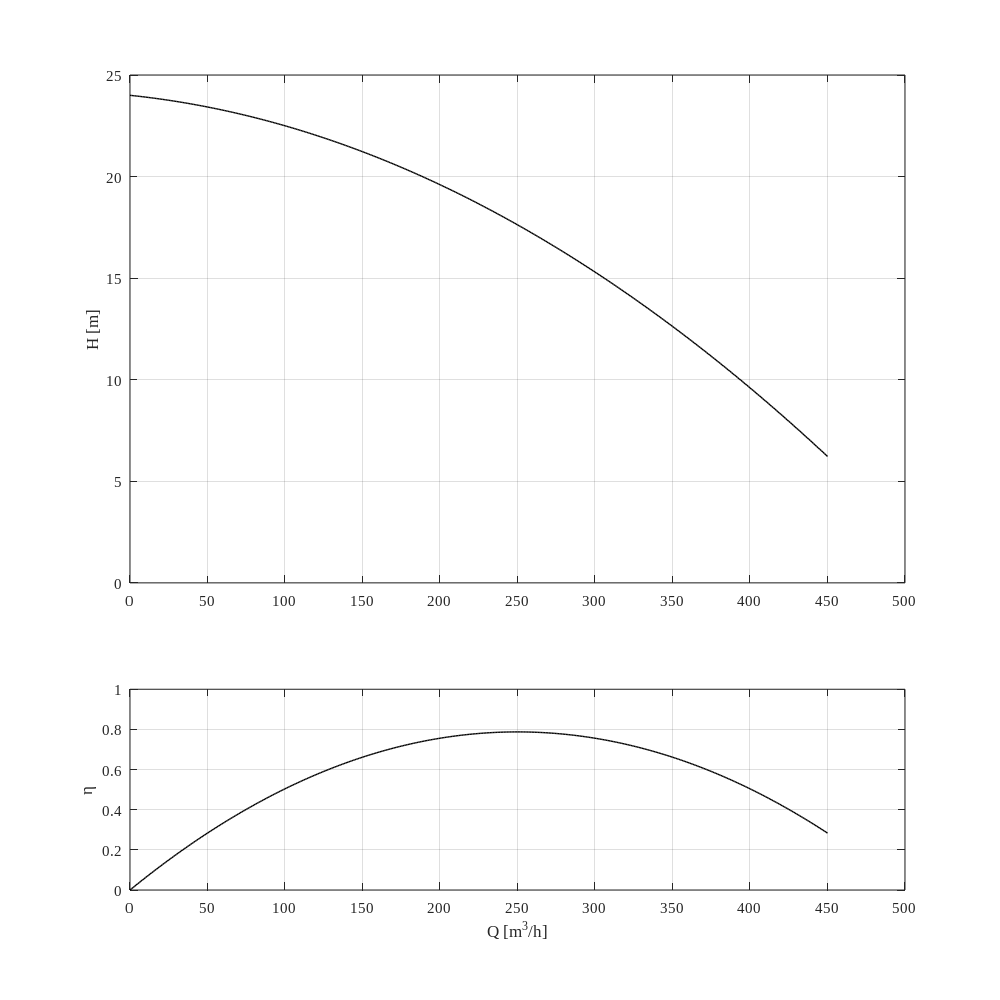

MATLAB code for this plot:
close all
clc
clear all
q=0:1:450;
H=-0.00006667.*q.^2 - 0.00693694*q + 23.79729730;
H=-0.00007.*q.^2 - 0.008*q + 24;
eta=0.9*(-0.000014.*q.^2 + 0.007*q);
a1=subplot(3,1,[1,2]);
plot(q,H,'k-','LineWidth',1),grid on
set(a1,'XTick',0:50:500)
ylabel('H [m]','FontName','Times New Roman','FontSize',11)
axis([0,500,0,25])
a2=subplot(3,1,3);
plot(q,eta,'k-','LineWidth',1),grid on
set(a2,'XTick',0:50:500)
xlabel('Q [m^3/h]','FontName','Times New Roman','FontSize',11)
ylabel('\eta','FontName','Times New Roman','FontSize',11)
axis([0,500,0,1])

set(a1,'FontName','Times New Roman','FontSize',11)
set(a2,'FontName','Times New Roman','FontSize',11)
set(gcf,'PaperPosition',[0 0 10 10],'PaperSize',[10 10])

outfname=['PS_PerfCurves.png'];
print('-dpng','-f1','-r300',outfname)
